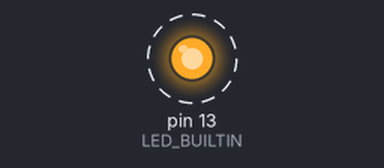
Bench run of a sketch on a simulated Arduino Uno, built with avr-gcc and run on an emulated ATmega328P. Shown: output pins drawn as LEDs (lit = HIGH). Dashed ring = blinking.

Above: at 0.5 s.
Timing chart, 0 to 4.6 s (numbered marks = the images above):
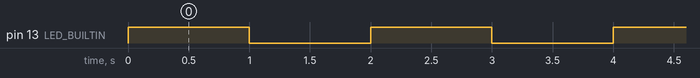

Measured:
- by itself, pin 13 (LED_BUILTIN): alternates HIGH for 1.0 s and LOW for 1.0 s

The sketch:

blink_funct.ino
```cpp
#define LED_BUILTIN 13
#define TEMPS 1000

void setup() {
	pinMode(LED_BUILTIN, OUTPUT);
}

void loop() {
	blink(TEMPS);
}

void blink(int temps) {
	digitalWrite(LED_BUILTIN, HIGH);
	delay(temps);
	digitalWrite(LED_BUILTIN, LOW);
	delay(temps);
}
```
